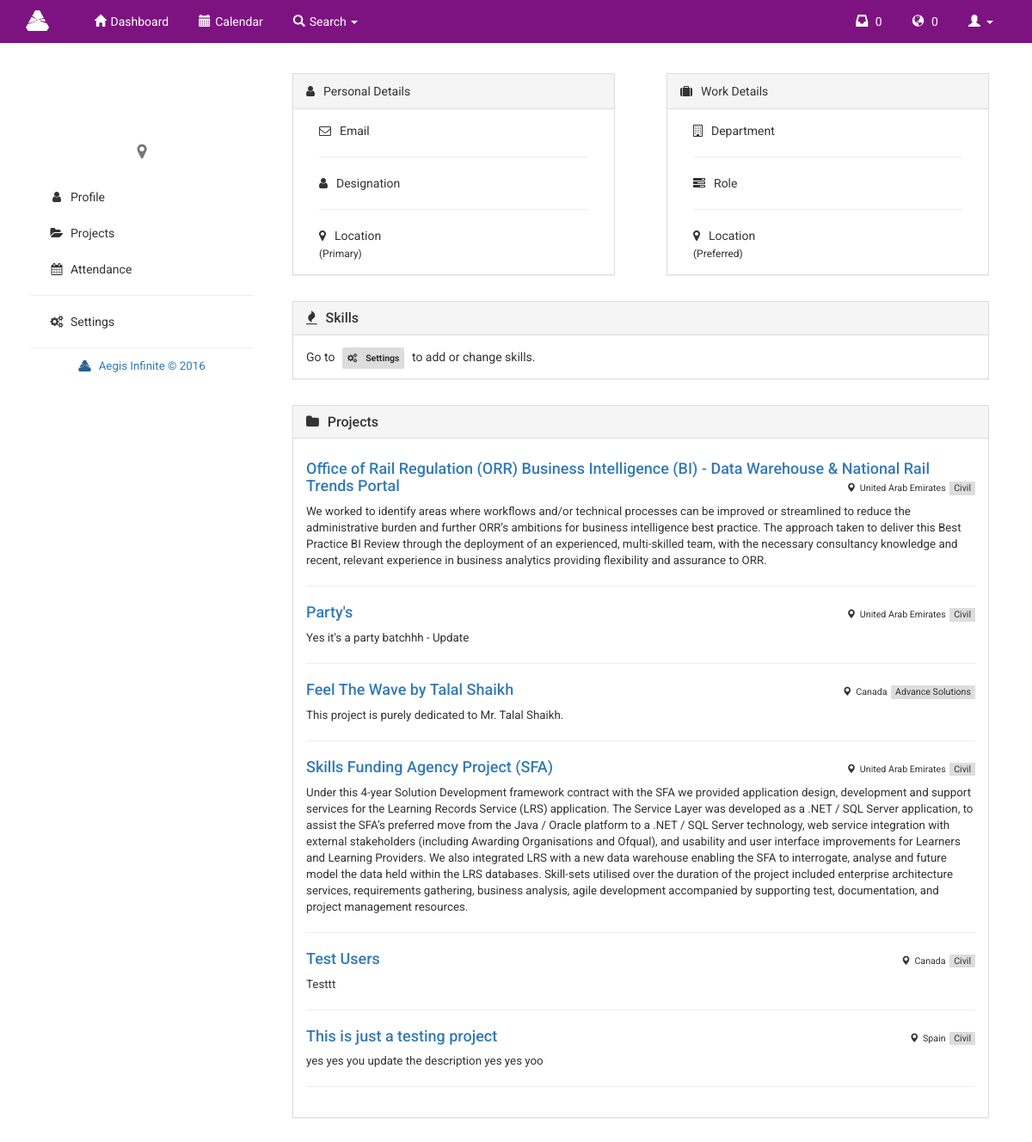
The page /index.php/manager on the database its author committed.
### tables this page shows
CREATE TABLE `projects` (
  `projectID` int(11) NOT NULL,
  `title` varchar(255) NOT NULL,
  `description` text NOT NULL,
  `startDate` date DEFAULT NULL,
  `endDate` date DEFAULT NULL,
  `projectType` varchar(255) NOT NULL,
  `projLocation` varchar(255) NOT NULL,
  `budget` float(15,2) NOT NULL,
  `completion` enum('Ongoing','Completed') NOT NULL
);

### application/controllers/manager.php (called while the page is built, shortened)
<?php
class manager extends CI_Controller {
    function __construct() {
        $this->load->helper(array('url', 'form', 'file'));
        $this->load->library(array('form_validation', 'session'));
        $this->load->database();
        $this->load->model(array('emp_model', 'admin_model'));
    }
    function index() {
        $this->profile();
    }
    function profile() {
        $id = $this->session->userdata('userID');
        $username = $this->session->userdata('username');
        $data['userID'] = $id;
        $data['username'] = $username;
        $data['email'] = $this->session->userdata('email');
        $data['fname'] = $this->session->userdata('fname');
        $data['lname'] = $this->session->userdata('lname');
        $data['role'] = $this->session->userdata('role');
        $data['sector'] = $this->session->userdata('sector');
        $data['location'] = $this->session->userdata('location');
        $data['skillName'] = $this->session->userdata('skillName');
        $data['percentage'] = $this->session->userdata('percentage');
        $data['designation'] = $this->session->userdata('designation');
        $data['plocation'] = $this->session->userdata('plocation');
        $data['availability'] = $this->session->userdata('availability');
        $data['results'] = $this->emp_model->view_skills($username);
        $data['proj'] = $this->emp_model->my_project($username);
        $data['pics'] = $this->emp_model->get_image($username);
        $data['request'] = $this->emp_model->get_request($id);
        $data['count_request'] = $this->emp_model->count_notif($id, 'interested_temp', 'pmID');
        $data['notif'] = $this->admin_model->get_alert($id);
        $data['count_notif'] = $this->emp_model->count_notif($id, 'request_temp', 'userID');
        $this->load->view('manager/profile/profile', $data);
    }
}

### index.php (called while the page is built, shortened)
<?php
require_once BASEPATH.'core/CodeIgniter.php';

### application/models/emp_model.php (called while the page is built, shortened)
<?php
class emp_model extends CI_Model {
    function view_skills($username) {
        $this->db->select('*');
        $this->db->from('users u');
        $this->db->join('users_skills e', 'e.userID = u.userID', 'left');
        $this->db->join('skills s', 's.skillsID = e.skillsID', 'left');
        $this->db->where('u.username', $username);
        $this->db->order_by('e.percentage', 'desc');
        $this->db->limit('5');
        $query = $this->db->get();
        $result = $query->result_array();
        if ($query->num_rows() != 0) {
            return $result;
        } else {
            return false;
        }
    }
    function my_project($username) {
        $this->db->select('*');
        $this->db->from('projects p');
        $this->db->join('projects_users e', 'e.projectID = p.projectID', 'left');
        $this->db->join('users u', 'u.userID = e.userID', 'left');
        $this->db->where('u.username', $username);
        $this->db->order_by('p.projectID', 'desc');
        $this->db->group_by('p.projectID');
        $query = $this->db->get();
        $result = $query->result_array();
        if ($query->num_rows() >= 0) {
            return $result;
        } else {
            return $result;
        }
    }
    function get_image($username) {
        $this->db->select('*');
        $this->db->from('users');
        $this->db->where('username', $username);
        $query = $this->db->get()->result();
        return $query;
    }
    function count_notif($id, $table, $user) {
        $this->db->select('*');
        $this->db->from($table);
        $this->db->where($user, $id);
        return $this->db->count_all_results();
    }
    public function get_request($id) {
        $this->db->select('*');
        $this->db->from('interested_temp r');
        $this->db->join('projects p', 'p.projectID = r.projectID');
        $this->db->join('users u', 'u.userID = r.userID');
        $this->db->where('r.pmID', $id);
        $result = array();
        return $result;
    }
}
?>

### application/views/manager/profile/profile.php (the view, shortened to what this page needs)
<div class="profile container">
    <div class="row">
        <div class="profile-content col-md-9">
            <div class="col-md-6">
                <div class="panel panel-default">
                    <div class="panel-heading"><i class="fa fa-user"></i>Personal Details
                    </div>
                    <div class="panel-body">
                        <div class="col-sm-5"><i class="fa fa-envelope-o"></i>Email</div>
                        <div class="col-sm-7"><?php echo $email; ?></div>
                        <div class="col-sm-12"><hr></div>
                        <div class="col-sm-5"><i class="fa fa-user"></i>Designation</div>
                        <div class="col-sm-7"><?php echo $designation; ?></div>
                        <div class="col-sm-12"><hr></div>
                        <div class="col-sm-5"><i class="fa fa-map-marker"></i>Location <span style="font-size: 9pt;">(Primary)</span></div>
                        <div class="col-sm-7"><?php echo $location; ?></div>
                    </div>
                </div>
            </div>
            <div class="col-md-6">
                <div class="panel panel-default">
                    <div class="panel-heading">
                        <i class="fa fa-suitcase"></i>Work Details
                    </div>
                    <div class="panel-body">
                        <div class="col-sm-5"><i class="fa fa-building-o"></i>Department</div>
                        <div class="col-sm-7"><?php echo $sector; ?></div>
                        <div class="col-sm-12"><hr></div>
                        <div class="col-sm-5"><i class  ="fa fa-tasks"></i>Role</div>
                        <div class="col-sm-7"><?php echo $role; ?></div>
                        <div class="col-sm-12"><hr></div>
                        <div class="col-sm-5"><i class  ="fa fa-map-marker"></i>Location <span style="font-size: 9pt;">(Preferred)</span></div>
                        <div class="col-sm-7"><?php echo $plocation; ?></div>
                    </div>
                </div>
            </div>
            <div class="col-md-12">
                <div class="panel panel-default">
                    <div class="panel-heading">
                        <h3 class="panel-title"><i class="fa fa-fire"></i>Skills</h3>
                    </div>
                    <div class="panel-body">
                        Go to <span class="label label-add"><i class="fa fa-cogs"></i>Settings</span> to add or change skills.
                    </div>
                </div>
            </div>
            <div class="col-md-12">
                <div class="panel panel-default">
                    <div class="panel-heading">
                        <h3 class="panel-title"><i class="fa fa-folder"></i>Projects</h3>
                    </div>
                    <div class="panel-body">
                        <?php
                        foreach ($proj as $data) {
                            ?>
                            <h4> <a href="<?php echo base_url() . 'manager/edit_projects/' . $data['projectID']; ?>"><?php echo $data['title']; ?> </a>
                                <div class="pull-right">
                                    <label class="location"><span class="glyphicon glyphicon-map-marker"></span><?php echo $data['projLocation'] ?></label>
                                    <label class="date"><?php echo $data['projectType'] ?></label>
                                </div>
                            </h4>
                            <p class="desc"><?php echo $data['description']; ?> </p>
                            <hr>
                            <?php
                        }
                        ?>
                    </div>
                </div>
            </div>
        </div>
    </div>
</div>

### css/navbar.css (style rules this page uses)
body { font-family: 'Roboto', sans-serif; }
.label,.glyphicon { margin-right: 5px; margin-left: 5px; }

### css/admin.css (style rules this page uses)
a { text-decoration: none; }
.panel { border-radius: 0px; margin: 15px; }
.panel-heading { border-radius: 0px; }
.panel-heading>.fa { margin-right: 10px; }

### css/profile.css (style rules this page uses)
.profile { margin-bottom: 20px; padding-left: 20px; padding-right: 20px; }
.profile-content .fa { margin-right: 10px; }
.profile-content .panel { border-radius: 0px; }
.profile .col-md-9 { padding-right: 0px; padding-left: 0px; }
p.desc { font-size: 10pt; }
label.location { font-size: 8pt; font-weight: 400; }
label.date { font-size: 8pt; font-weight: 400; background-color: #ddd; padding: 2px 5px; }
.label-add { background-color: #ddd; color: #333; padding: 6px; }

### css/table.css (style rules this page uses)
* { margin: 0; padding: 0; }

### rows shown on the page
projects: title "Office of Rail Regulation (ORR) Business Intelligence (BI) - Data Warehouse & National Rail Trends Portal", projLocation "United Arab Emirates", projectType "Civil", description "We worked to identify areas where workflows and/or technical processes can be improved or streamlined to reduce the administrative burden and further ORR’s ambitions for business intelligence best practice. The approach taken to deliver this Best Practice BI Review through the deployment of an experienced, multi-skilled team, with the necessary consultancy knowledge and recent, relevant experience in business analytics providing flexibility and assurance to ORR."
projects: title "Party's", projLocation "United Arab Emirates", projectType "Civil", description "Yes it's a party batchhh - Update"
projects: title "Feel The Wave by Talal Shaikh", projLocation "Canada", projectType "Advance Solutions", description "This project is purely dedicated to Mr. Talal Shaikh."
projects: title "Skills Funding Agency Project (SFA)", projLocation "United Arab Emirates", projectType "Civil", description "Under this 4-year Solution Development framework contract with the SFA we provided application design, development and support services for the Learning Records Service (LRS) application. The Service Layer was developed as a .NET / SQL Server application, to assist the SFA’s preferred move from the Java / Oracle platform to a .NET / SQL Server technology, web service integration with external stakeholders (including Awarding Organisations and Ofqual), and usability and user interface improvements for Learners and Learning Providers. We also integrated LRS with a new data warehouse enabling the SFA to interrogate, analyse and future model the data held within the LRS databases. Skill-sets…"
projects: title "Test Users", projLocation "Canada", projectType "Civil", description "Testtt"
projects: title "This is just a testing project", projLocation "Spain", projectType "Civil", description "yes yes you update the description yes yes yoo"

### other values the page prints
$count_request "0"
$count_notif "0"
